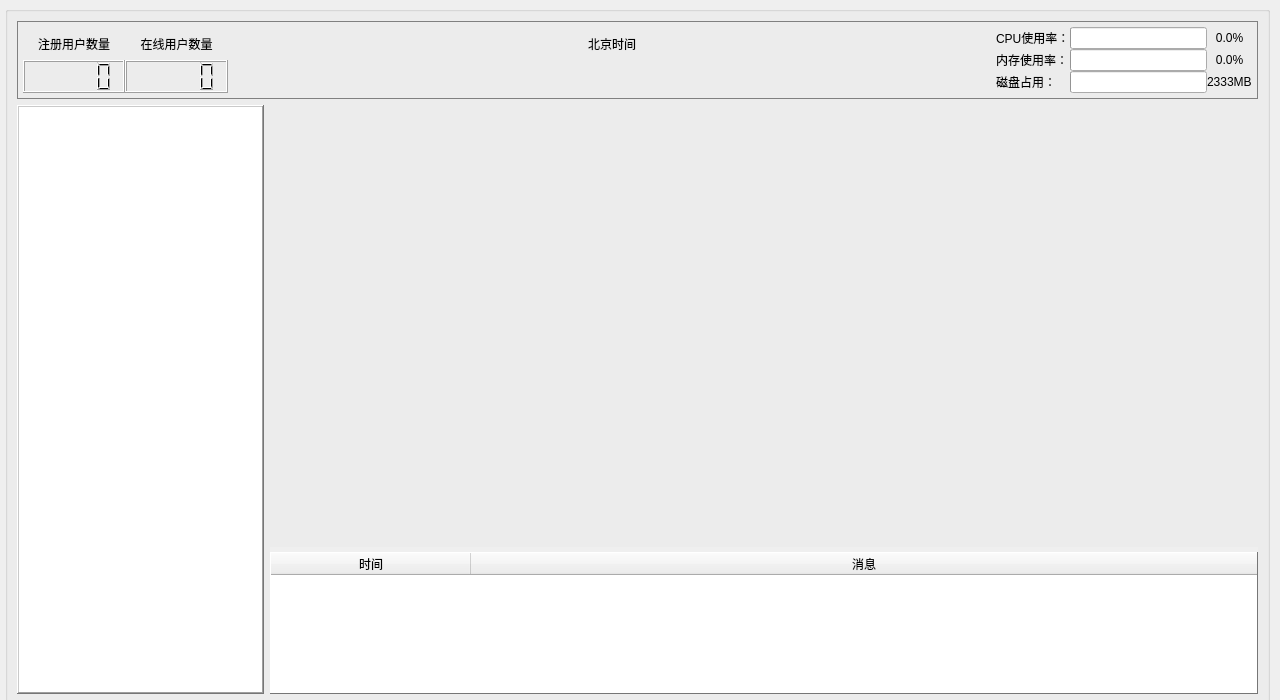
<?xml version="1.0" encoding="UTF-8"?>
<ui version="4.0">
 <class>SystemManagerWidget</class>
 <widget class="QWidget" name="SystemManagerWidget">
  <property name="geometry">
   <rect>
    <x>0</x>
    <y>0</y>
    <width>1280</width>
    <height>700</height>
   </rect>
  </property>
  <property name="font">
   <font>
    <pointsize>10</pointsize>
   </font>
  </property>
  <widget class="QGroupBox" name="verticalGroupBox">
   <property name="geometry">
    <rect>
     <x>5</x>
     <y>6</y>
     <width>1265</width>
     <height>700</height>
    </rect>
   </property>
   <property name="sizePolicy">
    <sizepolicy hsizetype="Expanding" vsizetype="Expanding">
     <horstretch>0</horstretch>
     <verstretch>0</verstretch>
    </sizepolicy>
   </property>
   <layout class="QVBoxLayout" name="verticalLayout" stretch="1,9">
    <item>
     <widget class="QGroupBox" name="groupBox">
      <property name="styleSheet">
       <string notr="true">QGroupBox {
  border: 1px solid gray;
  padding: 5px;
}</string>
      </property>
      <layout class="QHBoxLayout" name="headerLayout" stretch="2,2,6,3,3,3,5">
       <property name="spacing">
        <number>0</number>
       </property>
       <property name="leftMargin">
        <number>0</number>
       </property>
       <property name="topMargin">
        <number>0</number>
       </property>
       <property name="rightMargin">
        <number>0</number>
       </property>
       <property name="bottomMargin">
        <number>0</number>
       </property>
       <item>
        <layout class="QVBoxLayout" name="registerUserCountLayout">
         <item>
          <widget class="QLabel" name="totalCountLabel">
           <property name="text">
            <string>注册用户数量</string>
           </property>
           <property name="alignment">
            <set>Qt::AlignCenter</set>
           </property>
          </widget>
         </item>
         <item>
          <widget class="QLCDNumber" name="totalCount">
           <property name="mode">
            <enum>QLCDNumber::Dec</enum>
           </property>
           <property name="intValue" stdset="0">
            <number>0</number>
           </property>
          </widget>
         </item>
        </layout>
       </item>
       <item>
        <layout class="QVBoxLayout" name="onlineUserCountLayout">
         <item>
          <widget class="QLabel" name="onlineCountLabel">
           <property name="text">
            <string>在线用户数量</string>
           </property>
           <property name="alignment">
            <set>Qt::AlignCenter</set>
           </property>
          </widget>
         </item>
         <item>
          <widget class="QLCDNumber" name="onlineCount">
           <property name="mode">
            <enum>QLCDNumber::Dec</enum>
           </property>
           <property name="intValue" stdset="0">
            <number>0</number>
           </property>
          </widget>
         </item>
        </layout>
       </item>
       <item>
        <spacer name="horizontalSpacer">
         <property name="orientation">
          <enum>Qt::Horizontal</enum>
         </property>
         <property name="sizeHint" stdset="0">
          <size>
           <width>40</width>
           <height>20</height>
          </size>
         </property>
        </spacer>
       </item>
       <item>
        <layout class="QVBoxLayout" name="dateAndTimeLayout">
         <property name="spacing">
          <number>0</number>
         </property>
         <property name="topMargin">
          <number>0</number>
         </property>
         <property name="bottomMargin">
          <number>0</number>
         </property>
         <item>
          <widget class="QLabel" name="zoneLabel">
           <property name="text">
            <string>北京时间</string>
           </property>
           <property name="textFormat">
            <enum>Qt::AutoText</enum>
           </property>
           <property name="alignment">
            <set>Qt::AlignCenter</set>
           </property>
          </widget>
         </item>
         <item>
          <widget class="QLabel" name="dateTimeLabel">
           <property name="enabled">
            <bool>true</bool>
           </property>
           <property name="text">
            <string/>
           </property>
           <property name="alignment">
            <set>Qt::AlignCenter</set>
           </property>
          </widget>
         </item>
        </layout>
       </item>
       <item>
        <spacer name="horizontalSpacer_2">
         <property name="orientation">
          <enum>Qt::Horizontal</enum>
         </property>
         <property name="sizeHint" stdset="0">
          <size>
           <width>40</width>
           <height>20</height>
          </size>
         </property>
        </spacer>
       </item>
       <item>
        <layout class="QVBoxLayout" name="statusContainer"/>
       </item>
       <item>
        <layout class="QGridLayout" name="systemStatusLayout" columnstretch="1,4,1">
         <item row="1" column="1">
          <widget class="QProgressBar" name="memBar">
           <property name="font">
            <font/>
           </property>
           <property name="maximum">
            <number>1000</number>
           </property>
           <property name="value">
            <number>0</number>
           </property>
           <property name="alignment">
            <set>Qt::AlignCenter</set>
           </property>
           <property name="textVisible">
            <bool>false</bool>
           </property>
           <property name="format">
            <string>%v‰</string>
           </property>
          </widget>
         </item>
         <item row="0" column="0">
          <widget class="QLabel" name="cpuLabel">
           <property name="font">
            <font/>
           </property>
           <property name="text">
            <string>CPU使用率：</string>
           </property>
          </widget>
         </item>
         <item row="1" column="0">
          <widget class="QLabel" name="memoryLabel">
           <property name="font">
            <font/>
           </property>
           <property name="text">
            <string>内存使用率：</string>
           </property>
          </widget>
         </item>
         <item row="0" column="1">
          <widget class="QProgressBar" name="cpuBar">
           <property name="font">
            <font/>
           </property>
           <property name="maximum">
            <number>1000</number>
           </property>
           <property name="value">
            <number>0</number>
           </property>
           <property name="alignment">
            <set>Qt::AlignCenter</set>
           </property>
           <property name="textVisible">
            <bool>false</bool>
           </property>
           <property name="format">
            <string>%v‰</string>
           </property>
          </widget>
         </item>
         <item row="0" column="2">
          <widget class="QLabel" name="cpuValue">
           <property name="text">
            <string>0.0%</string>
           </property>
           <property name="alignment">
            <set>Qt::AlignCenter</set>
           </property>
          </widget>
         </item>
         <item row="1" column="2">
          <widget class="QLabel" name="memValue">
           <property name="text">
            <string>0.0%</string>
           </property>
           <property name="alignment">
            <set>Qt::AlignCenter</set>
           </property>
          </widget>
         </item>
         <item row="2" column="0">
          <widget class="QLabel" name="networkLabel">
           <property name="font">
            <font/>
           </property>
           <property name="text">
            <string>磁盘占用：</string>
           </property>
          </widget>
         </item>
         <item row="2" column="1">
          <widget class="QProgressBar" name="diskBar">
           <property name="font">
            <font/>
           </property>
           <property name="value">
            <number>0</number>
           </property>
           <property name="textVisible">
            <bool>false</bool>
           </property>
          </widget>
         </item>
         <item row="2" column="2">
          <widget class="QLabel" name="diskValue">
           <property name="text">
            <string>2333MB</string>
           </property>
          </widget>
         </item>
        </layout>
       </item>
      </layout>
     </widget>
    </item>
    <item>
     <layout class="QHBoxLayout" name="mainContentLayout" stretch="1,4">
      <item>
       <widget class="QTreeWidget" name="treeWidget">
        <property name="frameShape">
         <enum>QFrame::WinPanel</enum>
        </property>
        <property name="frameShadow">
         <enum>QFrame::Raised</enum>
        </property>
        <attribute name="headerVisible">
         <bool>false</bool>
        </attribute>
        <column>
         <property name="text">
          <string>1</string>
         </property>
        </column>
       </widget>
      </item>
      <item>
       <layout class="QVBoxLayout" name="rightSideLayout" stretch="3,1">
        <property name="spacing">
         <number>0</number>
        </property>
        <item>
         <layout class="QVBoxLayout" name="contentContainer">
          <property name="spacing">
           <number>0</number>
          </property>
          <item>
           <widget class="QWidget" name="widget" native="true"/>
          </item>
         </layout>
        </item>
        <item>
         <widget class="QTableWidget" name="infoOutputTable">
          <property name="font">
           <font>
            <pointsize>-1</pointsize>
            <weight>50</weight>
            <italic>false</italic>
            <bold>false</bold>
           </font>
          </property>
          <property name="styleSheet">
           <string notr="true">QTableWidget {
  margin-top: 5px;
  font: 11px;
}
*{
  font:12px;
}</string>
          </property>
          <property name="frameShape">
           <enum>QFrame::WinPanel</enum>
          </property>
          <property name="frameShadow">
           <enum>QFrame::Raised</enum>
          </property>
          <property name="gridStyle">
           <enum>Qt::NoPen</enum>
          </property>
          <attribute name="horizontalHeaderDefaultSectionSize">
           <number>200</number>
          </attribute>
          <attribute name="horizontalHeaderStretchLastSection">
           <bool>true</bool>
          </attribute>
          <column>
           <property name="text">
            <string>时间</string>
           </property>
          </column>
          <column>
           <property name="text">
            <string>消息</string>
           </property>
          </column>
         </widget>
        </item>
       </layout>
      </item>
     </layout>
    </item>
   </layout>
  </widget>
 </widget>
 <resources/>
 <connections/>
</ui>
